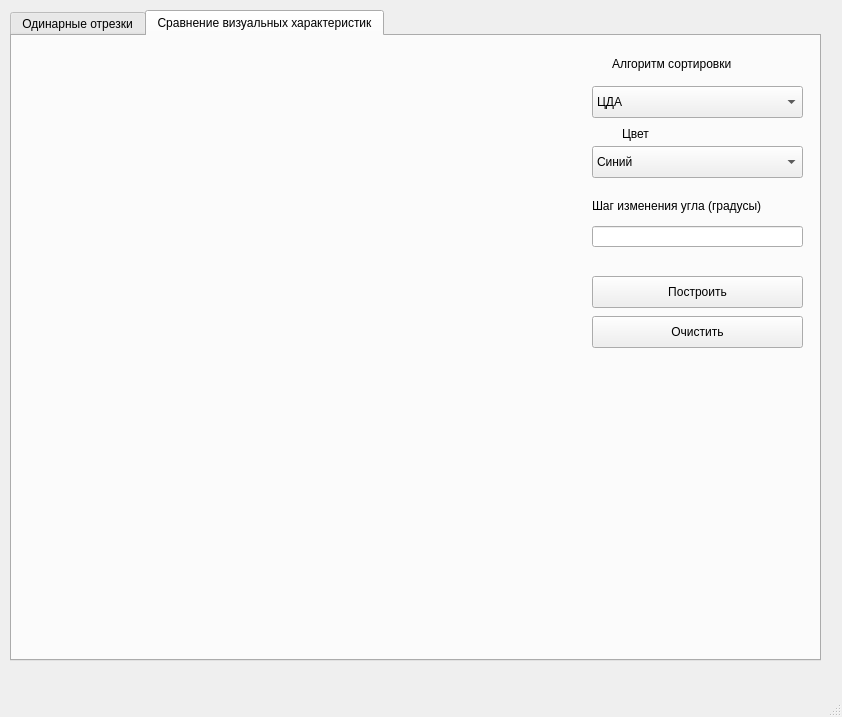
<?xml version="1.0" encoding="UTF-8"?>
<ui version="4.0">
 <class>MainWindow</class>
 <widget class="QMainWindow" name="MainWindow">
  <property name="geometry">
   <rect>
    <x>0</x>
    <y>0</y>
    <width>842</width>
    <height>717</height>
   </rect>
  </property>
  <property name="windowTitle">
   <string>MainWindow</string>
  </property>
  <widget class="QWidget" name="centralwidget">
   <widget class="QTabWidget" name="tabWidget">
    <property name="geometry">
     <rect>
      <x>10</x>
      <y>10</y>
      <width>811</width>
      <height>651</height>
     </rect>
    </property>
    <property name="currentIndex">
     <number>1</number>
    </property>
    <widget class="QWidget" name="singleLines">
     <attribute name="title">
      <string>Одинарные отрезки</string>
     </attribute>
     <widget class="PixelLineDraw" name="singleLineDraw" native="true">
      <property name="geometry">
       <rect>
        <x>10</x>
        <y>0</y>
        <width>571</width>
        <height>611</height>
       </rect>
      </property>
     </widget>
     <widget class="QComboBox" name="algorythmChoose">
      <property name="geometry">
       <rect>
        <x>580</x>
        <y>70</y>
        <width>211</width>
        <height>32</height>
       </rect>
      </property>
      <item>
       <property name="text">
        <string>ЦДА</string>
       </property>
      </item>
      <item>
       <property name="text">
        <string>Брезенхем int</string>
       </property>
      </item>
      <item>
       <property name="text">
        <string>Брезенхем float</string>
       </property>
      </item>
      <item>
       <property name="text">
        <string>Брезенхем с устранением ступенчатости</string>
       </property>
      </item>
      <item>
       <property name="text">
        <string>Ву</string>
       </property>
      </item>
      <item>
       <property name="text">
        <string>Библиотечный</string>
       </property>
      </item>
     </widget>
     <widget class="QLabel" name="label">
      <property name="geometry">
       <rect>
        <x>600</x>
        <y>40</y>
        <width>201</width>
        <height>16</height>
       </rect>
      </property>
      <property name="text">
       <string>Алгоритм сортировки</string>
      </property>
     </widget>
     <widget class="QPushButton" name="pushButton">
      <property name="geometry">
       <rect>
        <x>590</x>
        <y>290</y>
        <width>211</width>
        <height>32</height>
       </rect>
      </property>
      <property name="text">
       <string>Построить</string>
      </property>
     </widget>
     <widget class="QLineEdit" name="x1Entry">
      <property name="geometry">
       <rect>
        <x>590</x>
        <y>200</y>
        <width>101</width>
        <height>21</height>
       </rect>
      </property>
     </widget>
     <widget class="QLineEdit" name="y1Entry">
      <property name="geometry">
       <rect>
        <x>700</x>
        <y>200</y>
        <width>101</width>
        <height>21</height>
       </rect>
      </property>
     </widget>
     <widget class="QLabel" name="label_2">
      <property name="geometry">
       <rect>
        <x>640</x>
        <y>180</y>
        <width>16</width>
        <height>16</height>
       </rect>
      </property>
      <property name="text">
       <string>X1</string>
      </property>
     </widget>
     <widget class="QLabel" name="label_3">
      <property name="geometry">
       <rect>
        <x>740</x>
        <y>180</y>
        <width>16</width>
        <height>16</height>
       </rect>
      </property>
      <property name="text">
       <string>Y1</string>
      </property>
     </widget>
     <widget class="QComboBox" name="colorChoose">
      <property name="geometry">
       <rect>
        <x>580</x>
        <y>130</y>
        <width>211</width>
        <height>32</height>
       </rect>
      </property>
      <item>
       <property name="text">
        <string>Синий</string>
       </property>
      </item>
      <item>
       <property name="text">
        <string>Красный</string>
       </property>
      </item>
      <item>
       <property name="text">
        <string>Зеленый</string>
       </property>
      </item>
      <item>
       <property name="text">
        <string>Желтый</string>
       </property>
      </item>
      <item>
       <property name="text">
        <string>Черный</string>
       </property>
      </item>
      <item>
       <property name="text">
        <string>Фоновый</string>
       </property>
      </item>
     </widget>
     <widget class="QLabel" name="label_4">
      <property name="geometry">
       <rect>
        <x>610</x>
        <y>110</y>
        <width>81</width>
        <height>16</height>
       </rect>
      </property>
      <property name="text">
       <string>Цвет</string>
      </property>
     </widget>
     <widget class="QLabel" name="label_5">
      <property name="geometry">
       <rect>
        <x>630</x>
        <y>240</y>
        <width>16</width>
        <height>16</height>
       </rect>
      </property>
      <property name="text">
       <string>X2</string>
      </property>
     </widget>
     <widget class="QLabel" name="label_6">
      <property name="geometry">
       <rect>
        <x>740</x>
        <y>240</y>
        <width>16</width>
        <height>16</height>
       </rect>
      </property>
      <property name="text">
       <string>Y2</string>
      </property>
     </widget>
     <widget class="QLineEdit" name="x2Entry">
      <property name="geometry">
       <rect>
        <x>590</x>
        <y>260</y>
        <width>101</width>
        <height>21</height>
       </rect>
      </property>
     </widget>
     <widget class="QLineEdit" name="y2Entry">
      <property name="geometry">
       <rect>
        <x>700</x>
        <y>260</y>
        <width>101</width>
        <height>21</height>
       </rect>
      </property>
     </widget>
     <widget class="QPushButton" name="cleanButton">
      <property name="geometry">
       <rect>
        <x>590</x>
        <y>340</y>
        <width>211</width>
        <height>32</height>
       </rect>
      </property>
      <property name="text">
       <string>Очистить</string>
      </property>
     </widget>
    </widget>
    <widget class="QWidget" name="multipleLines">
     <attribute name="title">
      <string>Сравнение визуальных характеристик</string>
     </attribute>
     <widget class="PixelLineDraw" name="visualLineDraw" native="true">
      <property name="geometry">
       <rect>
        <x>0</x>
        <y>0</y>
        <width>571</width>
        <height>611</height>
       </rect>
      </property>
     </widget>
     <widget class="QLabel" name="label_13">
      <property name="geometry">
       <rect>
        <x>600</x>
        <y>20</y>
        <width>201</width>
        <height>16</height>
       </rect>
      </property>
      <property name="text">
       <string>Алгоритм сортировки</string>
      </property>
     </widget>
     <widget class="QComboBox" name="visualColorChoose">
      <property name="geometry">
       <rect>
        <x>580</x>
        <y>110</y>
        <width>211</width>
        <height>32</height>
       </rect>
      </property>
      <item>
       <property name="text">
        <string>Синий</string>
       </property>
      </item>
      <item>
       <property name="text">
        <string>Красный</string>
       </property>
      </item>
      <item>
       <property name="text">
        <string>Зеленый</string>
       </property>
      </item>
      <item>
       <property name="text">
        <string>Желтый</string>
       </property>
      </item>
      <item>
       <property name="text">
        <string>Черный</string>
       </property>
      </item>
      <item>
       <property name="text">
        <string>Фоновый</string>
       </property>
      </item>
     </widget>
     <widget class="QComboBox" name="visualAlgorithmChoose">
      <property name="geometry">
       <rect>
        <x>580</x>
        <y>50</y>
        <width>211</width>
        <height>32</height>
       </rect>
      </property>
      <item>
       <property name="text">
        <string>ЦДА</string>
       </property>
      </item>
      <item>
       <property name="text">
        <string>Брезенхем int</string>
       </property>
      </item>
      <item>
       <property name="text">
        <string>Брезенхем float</string>
       </property>
      </item>
      <item>
       <property name="text">
        <string>Брезенхем с устранением ступенчатости</string>
       </property>
      </item>
      <item>
       <property name="text">
        <string>Ву</string>
       </property>
      </item>
      <item>
       <property name="text">
        <string>Библиотечный</string>
       </property>
      </item>
     </widget>
     <widget class="QLabel" name="label_14">
      <property name="geometry">
       <rect>
        <x>610</x>
        <y>90</y>
        <width>81</width>
        <height>16</height>
       </rect>
      </property>
      <property name="text">
       <string>Цвет</string>
      </property>
     </widget>
     <widget class="QPushButton" name="visualDrawButton">
      <property name="geometry">
       <rect>
        <x>580</x>
        <y>240</y>
        <width>211</width>
        <height>32</height>
       </rect>
      </property>
      <property name="text">
       <string>Построить</string>
      </property>
     </widget>
     <widget class="QLineEdit" name="degreeStepEntry">
      <property name="geometry">
       <rect>
        <x>580</x>
        <y>190</y>
        <width>211</width>
        <height>21</height>
       </rect>
      </property>
     </widget>
     <widget class="QLabel" name="label_15">
      <property name="geometry">
       <rect>
        <x>580</x>
        <y>160</y>
        <width>201</width>
        <height>20</height>
       </rect>
      </property>
      <property name="text">
       <string>Шаг изменения угла (градусы)</string>
      </property>
     </widget>
     <widget class="QPushButton" name="visualCleanButton">
      <property name="geometry">
       <rect>
        <x>580</x>
        <y>280</y>
        <width>211</width>
        <height>32</height>
       </rect>
      </property>
      <property name="text">
       <string>Очистить</string>
      </property>
     </widget>
    </widget>
   </widget>
  </widget>
  <widget class="QMenuBar" name="menubar">
   <property name="geometry">
    <rect>
     <x>0</x>
     <y>0</y>
     <width>842</width>
     <height>22</height>
    </rect>
   </property>
  </widget>
  <widget class="QStatusBar" name="statusbar"/>
 </widget>
 <customwidgets>
  <customwidget>
   <class>PixelLineDraw</class>
   <extends>QWidget</extends>
   <header>pixellinedraw.h</header>
   <container>1</container>
  </customwidget>
 </customwidgets>
 <resources/>
 <connections/>
</ui>
